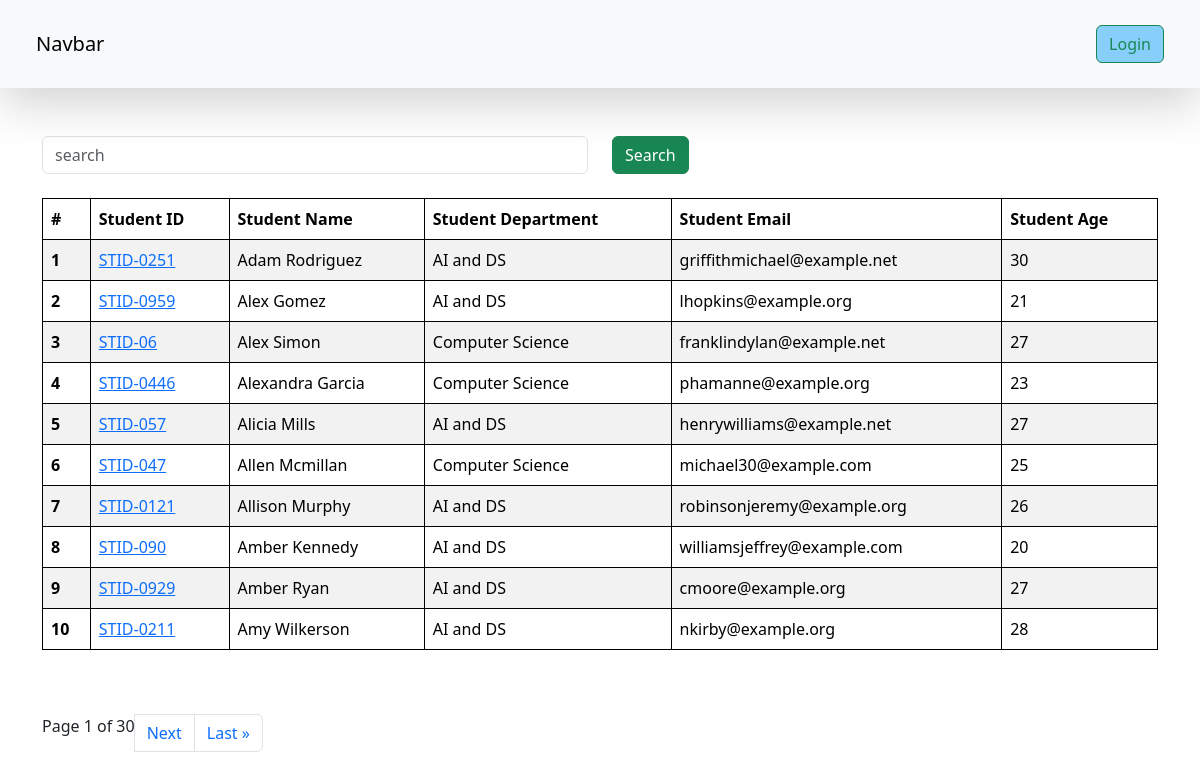
The page /students/ on the database its author committed.
### vege/models.py (models this page shows, shortened)
class Student(models.Model):
    department = models.ForeignKey(Department, related_name="depart",on_delete=models.CASCADE)
    student_id = models.OneToOneField(StudentID, related_name="studentid",on_delete=models.CASCADE)
    student_name = models.CharField(max_length=100)
    student_email = models.EmailField(unique=True)
    student_age = models.IntegerField(default=18)
    student_address = models.TextField()
    is_deleted = models.BooleanField(default=False)
    objects = StudentsManager()
    admin_objects = models.Manager()
    class Meta:
        ordering = ['student_name']
        verbose_name = "student"

class StudentID(models.Model):
    student_id = models.CharField(max_length=100)
    def __str__(self) -> str:
        return self.student_id
    class Meta:
        ordering = ['student_id']

class Department(models.Model):
    department = models.CharField(max_length=100)
    class Meta:
        ordering = ['department']

### vege/views.py (the view, shortened to what this page needs)
# urls.py: path("students/" , get_students , name='get_students'),
def get_students(request):
    queryset = Student.objects.all()
    paginator = Paginator(queryset, 10)  # Show 25 contacts per page.
    page_number = request.GET.get("page",1)
    page_obj = paginator.get_page(page_number)
    return render(request, 'report/students.html' ,{'queryset': page_obj} )

### vege/models.py (called while the page is built)
    def get_queryset(self) -> models.QuerySet:
        return super().get_queryset().filter(is_deleted = False)

### vege/templates/report/students.html (shortened to what this page needs)
{% extends "base.html" %}
{% block start %}
    <div class="container mt-5">
      <form class="mb-4">
      <div class="row">
        <div class="col-md-6">
          <input class="form-control" name="search" placeholder="search">
        </div>
        <div class="col-md-6">
          <button class="btn btn-success">Search</button>
        </div>
      </form>
      </div>
        <table class="table table-striped">
            <thead>
              <tr>
                <th scope="col">#</th>
                <th scope="col">Student ID</th>
                <th scope="col">Student Name</th>
                <th scope="col">Student Department</th>
                <th scope="col">Student Email</th>
                <th scope="col">Student Age</th>
              </tr>
            </thead>
            <tbody>
                {% for student in queryset %}
              <tr>
                <th scope="row">{{ forloop.counter }}</th>
                <td>
                <a href="{% url 'see_marks' student.student_id %}">
                  {{student.student_id}}
                </a>
                </td>
                <td>{{student.student_name}}</td>
                <td>{{student.department.department}}</td>
                <td>{{student.student_email}}</td>
                <td>{{student.student_age}}</td>
              </tr>
              {% endfor %}
            </tbody>
          </table>
          <br><br>
              <nav aria-label="Page navigation example">
                <ul class="pagination">
                    <span class="current">
                        Page {{ queryset.number }} of {{ queryset.paginator.num_pages }}
                    </span>
                    {% if queryset.has_next %}
                    <li class="page-item"><a class="page-link" href="?page={{ queryset.next_page_number }}">Next</a></li>
                    <li class="page-item"><a class="page-link" href="?page={{ queryset.paginator.num_pages }}">Last &raquo;</a></li>
                    {% endif %}
                  </ul>
          </nav>
{% endblock %}

### basic/templates/base.html (shortened to what this page needs)
<!DOCTYPE html>
<html lang="en">
<head>
    <link href="https://cdn.jsdelivr.net/npm/bootstrap@5.3.3/dist/css/bootstrap.min.css" rel="stylesheet">
</head>
<body>
    <nav class="navbar p-4 bg-body-tertiary shadow-lg">
        <div class="container-fluid">
          <a class="navbar-brand">Navbar</a>
          <form class="d-flex" role="search">
            {% if request.user.is_authenticated %}
            <a href="/logout/" class="btn btn-outline-success" style="background-color: lightgreen;" type="submit">Logout</a>
            {% else %}
            <a href="/login/" class="btn btn-outline-success" style="background-color: lightskyblue;" type="submit">Login</a>
            {% endif %}
        </form>
        </div>
      </nav>
{% block start %}
{% endblock %}
</body>
</html>

### vege/templates/report/students.html (style rules this page uses)
table,th,td { border: 1px solid black; }

### rows shown on the page
Student: student_id "STID-0251", student_name "Adam Rodriguez", department.department "AI and DS", student_email "griffithmichael@example.net", student_age "30"
Student: student_id "STID-0959", student_name "Alex Gomez", department.department "AI and DS", student_email "lhopkins@example.org", student_age "21"
Student: student_id "STID-06", student_name "Alex Simon", department.department "Computer Science", student_email "franklindylan@example.net", student_age "27"
Student: student_id "STID-0446", student_name "Alexandra Garcia", department.department "Computer Science", student_email "phamanne@example.org", student_age "23"
Student: student_id "STID-057", student_name "Alicia Mills", department.department "AI and DS", student_email "henrywilliams@example.net", student_age "27"
Student: student_id "STID-047", student_name "Allen Mcmillan", department.department "Computer Science", student_email "michael30@example.com", student_age "25"
Student: student_id "STID-0121", student_name "Allison Murphy", department.department "AI and DS", student_email "robinsonjeremy@example.org", student_age "26"
Student: student_id "STID-090", student_name "Amber Kennedy", department.department "AI and DS", student_email "williamsjeffrey@example.com", student_age "20"
Student: student_id "STID-0929", student_name "Amber Ryan", department.department "AI and DS", student_email "cmoore@example.org", student_age "27"
Student: student_id "STID-0211", student_name "Amy Wilkerson", department.department "AI and DS", student_email "nkirby@example.org", student_age "28"

### other values the page prints
{{ queryset.number }} "1"
{{ queryset.paginator.num_pages }} "30"
